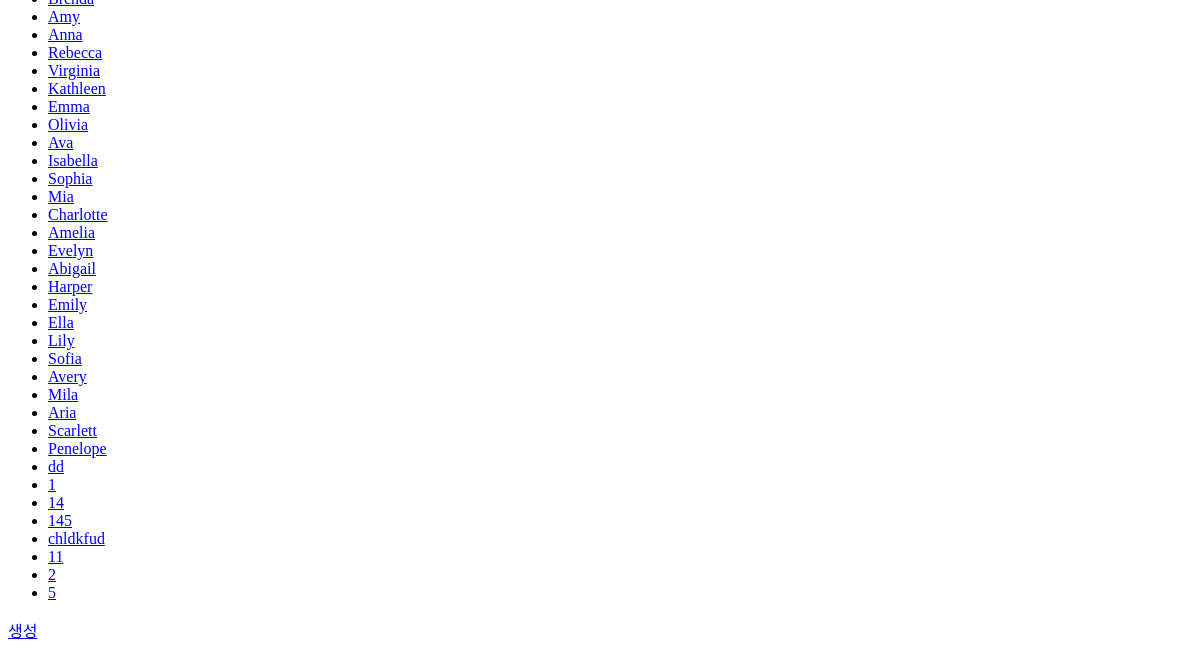
Before: /api/user/list (lower part) with the older database file.
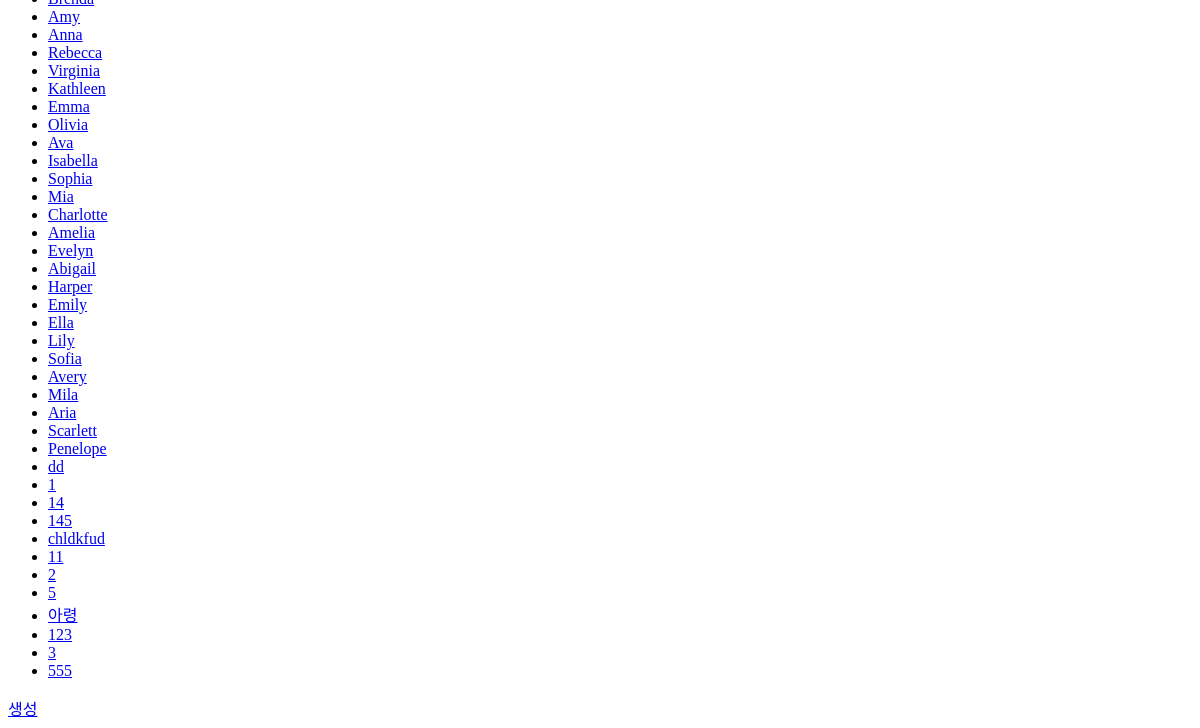
After: the same page with the newer database file.
### api/models.py (models this page shows, shortened)
class User(Base):
    __tablename__ = 'users'
    id = Column(Integer, primary_key=True)
    login_id = Column(String, unique=True, nullable=False)
    password = Column(String, nullable=False)
    nickname = Column(String, unique=True, nullable=False)
    profile_image = Column(String)
    quiz_learning_history = Column(Text, default='')
    lecture_learning_history = Column(Text, default='')
    total_learning_time = Column(Float, default=0.0)
    incorrect_quizzes = Column(Text, default='')
    quiz_stack = Column(Text, default='')
    today_current_quiz = Column(Text, default='')
    level = Column(Integer, default=1)
    exp = Column(Integer, default=1)
    subscription = Column(Boolean, default=False)
    signupdate = Column(DateTime, default=datetime.utcnow)
    attendance = Column(Integer, default=0)
    voca_list = relationship(
        'Voca', secondary=user_voca_association, back_populates='users')

### domain/user/user_router.py (the view)
@router.get("/list", response_class=HTMLResponse)
def user_list_html(request: Request, db: Session = Depends(get_db)):
    user_list = user_crud.get_user_list(db)
    return templates.TemplateResponse("user_list.html", {"request": request, "user_list": user_list})

### domain/user/templates/user_list.html (shortened to what this page needs)
<!DOCTYPE html>
<html lang="en">
  <head>
  </head>
  <body>
    <ul>
      {% for user in user_list %}
      <li>
        <a href="/api/user/detail/{{ user.id }}">{{ user.nickname }}</a>
      </li>
      {% endfor %}
    </ul>
    <a href="/api/user/create">생성</a>
  </body>
</html>

Changed rows visible on the page:
added User: nickname "아령"
added User: nickname "123"
added User: nickname "3"
added User: nickname "555"
